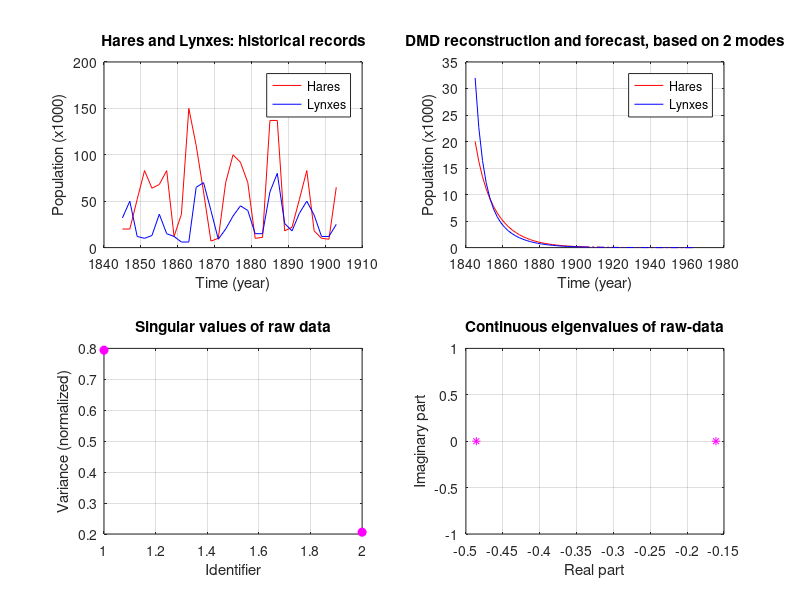

Source code (MATLAB):
%%%%%%%%%%%%%%%%%%%%%%%%%%%%%%%%%%%%%%%%%%%%%%%%%%%%%%%%%%%%%%%%%%%%%%%%%%
%                                                                        %
% This code developed by M.Brunetti - Politecnico di Milano in partial   % 
% fulfilment of "Modelling from Measurements" course #055461.            %
%                                                                        %
%                                                    Milano, June 2020   %
%                                                                        %
%%%%%%%%%%%%%%%%%%%%%%%%%%%%%%%%%%%%%%%%%%%%%%%%%%%%%%%%%%%%%%%%%%%%%%%%%%

%%%%%%%%%%% DMD reconstruction and forecast from raw data set %%%%%%%%%%%%

%% DATA INITIALIZATION

clear all; close all; clc;

% time base
t1 = 1845;
t2 = 1903;
dt = 2;
t = (t1:dt:t2); % historical time base 
te = (t1:dt:t2+dt*length(t)); % extended time base 
ths = length(t); % reconstruction to forecast threshold

% hare status
xa = [20 20 52 83 64 68 83 12 36 150 110 60 7 10 70];
xb = [100 92 70 10 11 137 137 18 22 52 83 18 10 9 65]; 
x = [xa xb];

% lynx status
ya = [32 50 12 10 13 36 15 12 6 6 65 70 40 9 20];
yb = [34 45 40 15 15 60 80 26 18 37 50 35 12 12 25]; 
y = [ya yb];

% system status
X = [x; y];
[n,m] = size(X); % state dimension (n), number of snapshots (m)

%% DMD ALGORITHM

X1 = X(:,1:end-1); % data matrix
X2 = X(:,2:end); % time shifted data matrix
[U,Sigma,V] = svd(X1, 'econ'); % SVD decomposition

r = length(Sigma); % rank-truncation
U_r = U(:,1:r); % reduced left singular vector set
Sigma_r = Sigma(1:r,1:r); % reduced singular value set
V_r = V(:,1:r); % reduced right singular vector set

Atilde = U_r'*X2*V_r/Sigma_r; % DMD linear operator
[W,D] = eig(Atilde); % DMD eigenvalues & vectors
Phi = X2*V_r/Sigma_r*W; % DMD modes (unloaded)
lambda = diag(D); % DMD eigenvalues
omega = log(lambda)/dt; % DMD continuos eigenvalues 
y0 = Phi\X(:,1);  % DMD loadings (initial conditions)

%% DMD PREDICTION

% DMD reconstruction & forecast
X_modes = zeros(r,length(te)); 
for i = 1:length(te)
    X_modes(:,i) = (y0.*exp(omega*(i-1)));
end
X_dmd = Phi*X_modes;

% DMD error L2
error = zeros(1,length(t)); 
for i = 1:dt:length(t)
    error (i) = norm(X_dmd(:,i)-X(:,i)); 
end

%% RESULTS PLOTTING

subplot(2,2,1);
plot(t,X(1,:),'r',t,X(2,:),'b');
title('Hares and Lynxes: historical records');
xlabel('Time (year)');
ylabel('Population (x1000)');
legend({'Hares','Lynxes'});
grid ON;

subplot(2,2,2);
plot(te(1:ths),X_dmd(1,1:ths),'r',...
     te(1:ths),X_dmd(2,1:ths),'b',...
     te(ths:end),X_dmd(1,ths:end),'r-.',...
     te(ths:end),X_dmd(2,ths:end),'b-.');
title(['DMD reconstruction and forecast, based on ' num2str(r) ' modes']);
xlabel('Time (year)');
ylabel('Population (x1000)');
legend({'Hares','Lynxes'});
grid ON;

subplot(2,2,3);
aux = plot(diag(Sigma)/sum(diag(Sigma)),'mo');
set(aux, 'markerfacecolor', get(aux, 'color'));
title('Singular values of raw data');
xlabel('Identifier')
ylabel('Variance (normalized)')
grid ON;

subplot(2,2,4);
plot(real(omega),imag(omega),'m*');
title('Continuous eigenvalues of raw-data');
xlabel('Real part');
ylabel('Imaginary part');
grid ON;












